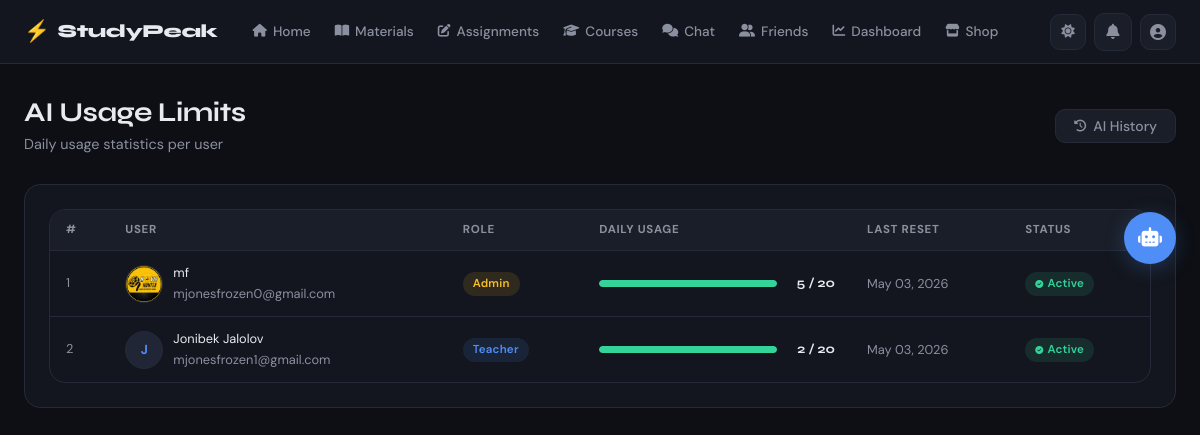
The page /ai/limits/ (signed in) on the database its author committed.
### ai/models.py (models this page shows, shortened)
class AIUsageLimit(models.Model):
    user = models.OneToOneField(UserModel, on_delete=models.CASCADE, related_name='ai_limit')
    daily_count = models.PositiveIntegerField(default=0)
    last_reset_date = models.DateField(null=True, blank=True)

### accounts/models.py (models this page shows, shortened)
class Profile(models.Model):
    ACTIVE = 'active'
    BUSY = 'busy'
    AWAY = 'away'
    OFFLINE = 'offline'
    STATUS_CHOICES = [
        (ACTIVE, 'Active'),
        (BUSY, 'Busy'),
        (AWAY, 'Away'),
        (OFFLINE, 'Offline'),
    ]
    user = models.OneToOneField(UserModel, on_delete=models.CASCADE, related_name='profile')
    avatar = models.ImageField(upload_to='avatars/', null=True, blank=True)
    bio = models.TextField(null=True, blank=True)
    status = models.CharField(max_length=10, choices=STATUS_CHOICES, default=OFFLINE)
    phone = models.CharField(max_length=20, null=True, blank=True)
    coins = models.PositiveIntegerField(default=0)
    post_text = models.TextField(null=True, blank=True)
    created_at = models.DateTimeField(auto_now_add=True)
    updated_at = models.DateTimeField(auto_now=True)

class UserModel(AbstractUser):
    STUDENT = 'student'
    TEACHER = 'teacher'
    ADMIN = 'admin'
    ROLE_CHOICES = [
        (STUDENT, 'Student'),
        (TEACHER, 'Teacher'),
        (ADMIN, 'Admin'),
    ]
    email = models.EmailField(unique=True)
    role = models.CharField(max_length=10, choices=ROLE_CHOICES, default=STUDENT)
    is_verified = models.BooleanField(default=False)
    otp_code = models.CharField(max_length=6, null=True, blank=True)
    otp_created_at = models.DateTimeField(null=True, blank=True)
    reset_token = models.CharField(max_length=100, null=True, blank=True)
    deleted_at = models.DateTimeField(null=True, blank=True)
    REQUIRED_FIELDS = ['email', 'role']
    @property
    def is_admin_role(self):
        return self.role == self.ADMIN

### ai/views.py (the view)
# urls.py: path('limits/', AIUsageLimitListView.as_view(), name='ai_usage_limits'),
class AIUsageLimitListView(SessionLoginRequiredMixin, View):
    def get(self, request):
        user = get_current_user(request)
        if not user.is_admin_role:
            messages.error(request, 'Admin access required.')
            return redirect('home')
        limits = AIUsageLimit.objects.select_related('user').all().order_by('-daily_count')
        return render(request, 'ai/usage_limits.html', {'limits': limits})

### accounts/permissions.py (called while the page is built)
def get_current_user(request):
    user_id = request.session.get('user_id')
    if not user_id:
        return None
    return UserModel.objects.filter(id=user_id).first()

    def dispatch(self, request, *args, **kwargs):
        if not request.session.get('user_id'):
            messages.error(request, 'Please login first!')
            return redirect('login')
        return super().dispatch(request, *args, **kwargs)

### templates/ai/usage_limits.html (shortened to what this page needs)
{% extends 'base.html' %}
{% load static %}
{% block extra_css %}
<link rel="stylesheet" href="{% static 'css/ai.css' %}">
{% endblock %}
{% block content %}
<div class="container">
    <div class="page-header">
        <div>
            <h1 class="page-title">AI Usage Limits</h1>
            <p class="page-subtitle">Daily usage statistics per user</p>
        </div>
        <a href="{% url 'ai_history' %}" class="btn btn-secondary">
            <i class="fa-solid fa-clock-rotate-left"></i> AI History
        </a>
    </div>
    {% if limits %}
    <div class="card">
        <div class="table-wrap">
            <table>
                <thead>
                    <tr>
                        <th>#</th>
                        <th>User</th>
                        <th>Role</th>
                        <th>Daily Usage</th>
                        <th>Last Reset</th>
                        <th>Status</th>
                    </tr>
                </thead>
                <tbody>
                    {% for limit in limits %}
                    <tr>
                        <td class="text-muted text-sm">{{ forloop.counter }}</td>
                        <td>
                            <div class="ai-usage-user">
                                <div class="ai-usage-avatar">
                                    {% if limit.user.profile.avatar %}
                                        <img src="{{ limit.user.profile.avatar.url }}" alt="{{ limit.user.username }}">
                                    {% else %}
                                        <span>{{ limit.user.username|first|upper }}</span>
                                    {% endif %}
                                </div>
                                <div>
                                    <p class="text-sm">{{ limit.user.username }}</p>
                                    <p class="text-sm text-muted">{{ limit.user.email }}</p>
                                </div>
                            </div>
                        </td>
                        <td>
                            <span class="badge
                                {% if limit.user.role == 'teacher' %}badge-blue
                                {% elif limit.user.role == 'admin' %}badge-yellow
                                {% else %}badge-green{% endif %}">
                                {{ limit.user.role|capfirst }}
                            </span>
                        </td>
                        <td>
                            <div class="ai-usage-bar-wrap">
                                <div class="ai-usage-bar">
                                    {% with width=limit.daily_count|default:0 %}
                                    <div
                                        class="ai-usage-bar-fill
                                            {% if limit.daily_count >= 20 %}usage-full
                                            {% elif limit.daily_count >= 15 %}usage-high
                                            {% elif limit.daily_count >= 10 %}usage-mid
                                            {% else %}usage-low{% endif %}"
                                        data-width="{% widthratio limit.daily_count 20 100 %}"
                                    ></div>
                                    {% endwith %}
                                </div>
                                <span class="ai-usage-count text-sm">
                                    {{ limit.daily_count }} / 20
                                </span>
                            </div>
                        </td>
                        <td>
                            <span class="text-sm text-muted">
                                {% if limit.last_reset_date %}
                                    {{ limit.last_reset_date|date:"M d, Y" }}
                                {% else %}
                                    —
                                {% endif %}
                            </span>
                        </td>
                        <td>
                            {% if limit.daily_count >= 20 %}
                            <span class="badge badge-red">
                                <i class="fa-solid fa-lock"></i> Limit reached
                            </span>
                            {% elif limit.daily_count >= 15 %}
                            <span class="badge badge-yellow">
                                <i class="fa-solid fa-triangle-exclamation"></i> Almost full
                            </span>
                            {% else %}
                            <span class="badge badge-green">
                                <i class="fa-solid fa-circle-check"></i> Active
                            </span>
                            {% endif %}
                        </td>
                    </tr>
                    {% endfor %}
                </tbody>
            </table>
        </div>
    </div>
    {% endif %}
</div>
{% endblock %}

### static/css/main.css (style rules this page uses)
:root { --bg: #0d0f14; --bg-2: #13161e; --bg-3: #1a1e28; --bg-4: #212636; --border: #252a38; --border-2: #2e3446; --text: #e8eaf0; --text-2: #8b90a0; --text-3: #555b6e; --accent: #4f8ef7; --accent-hover: #3a7be8; --accent-soft: rgba(79, 142, 247, 0.12); --accent-glow: rgba(79, 142, 247, 0.25); --success: #34d399; --success-soft: rgba(52, 211, 153, 0.12); --danger: #f87171; --danger-soft: rgba(248, 113, 113, 0.12); --warning: #fbbf24; --warning-soft: rgba(251, 191, 36, 0.12); --radius: 10px; --radius-lg: 16px; --radius-xl: 20px; --shadow: 0 4px 24px rgba(0,0,0,0.4); --shadow-sm: 0 2px 8px rgba(0,0,0,0.3); --nav-h: 64px; --font-display: 'Syne', sans-serif; --font-body: 'DM Sans', sans-serif; --transition: 0.2s ease; }
*, *::before, *::after { margin: 0; padding: 0; box-sizing: border-box; }
html { scroll-behavior: smooth; }
body { font-family: var(--font-body); background: var(--bg); color: var(--text); min-height: 100vh; line-height: 1.6; transition: background var(--transition), color var(--transition); -webkit-font-smoothing: antialiased; -moz-osx-font-smoothing: grayscale; }
a { color: inherit; text-decoration: none; }
img { max-width: 100%; height: auto; display: block; }
.container { max-width: 1280px; margin: 0 auto; padding: 32px 24px; }
.page-header { display: flex; align-items: center; justify-content: space-between; margin-bottom: 28px; gap: 16px; flex-wrap: wrap; }
.page-title { font-family: var(--font-display); font-size: 1.7rem; font-weight: 700; color: var(--text); letter-spacing: -0.02em; line-height: 1.2; }
.page-subtitle { font-size: 0.9rem; color: var(--text-2); margin-top: 4px; display: flex; align-items: center; gap: 6px; flex-wrap: wrap; }
.card { background: var(--bg-2); border: 1px solid var(--border); border-radius: var(--radius-lg); padding: 24px; transition: border-color var(--transition); }
.btn { display: inline-flex; align-items: center; gap: 7px; padding: 9px 18px; border-radius: var(--radius); font-family: var(--font-body); font-size: 0.875rem; font-weight: 500; cursor: pointer; border: 1px solid transparent; transition: all var(--transition); white-space: nowrap; line-height: 1; text-decoration: none; user-select: none; }
.btn i { font-size: 0.85em; }
.btn-secondary { background: var(--bg-3); color: var(--text-2); border-color: var(--border); }
.table-wrap { overflow-x: auto; border-radius: var(--radius-lg); border: 1px solid var(--border); }
table { width: 100%; border-collapse: collapse; font-size: 0.875rem; }
thead { background: var(--bg-3); }
th { padding: 11px 16px; text-align: left; font-size: 0.72rem; font-weight: 700; color: var(--text-2); text-transform: uppercase; letter-spacing: 0.06em; white-space: nowrap; border-bottom: 1px solid var(--border); }
td { padding: 12px 16px; border-top: 1px solid var(--border); color: var(--text); vertical-align: middle; }
.badge { display: inline-flex; align-items: center; gap: 4px; padding: 3px 10px; border-radius: 20px; font-size: 0.72rem; font-weight: 600; letter-spacing: 0.02em; white-space: nowrap; }
.badge i { font-size: 0.7em; }
.badge-blue { background: var(--accent-soft); color: var(--accent); }
.badge-green { background: var(--success-soft); color: var(--success); }
.badge-yellow { background: var(--warning-soft); color: var(--warning); }
.text-sm { font-size: 0.8rem !important; }
.text-muted { color: var(--text-2) !important; }

### static/css/ai.css (style rules this page uses)
.ai-usage-user { display: flex; align-items: center; gap: 10px; }
.ai-usage-avatar { width: 38px; height: 38px; border-radius: 50%; background: var(--bg-4); border: 1px solid var(--border); display: flex; align-items: center; justify-content: center; font-size: 0.82rem; font-weight: 700; color: var(--accent); overflow: hidden; flex-shrink: 0; transition: border-color var(--transition); }
.ai-usage-avatar img { width: 100%; height: 100%; object-fit: cover; border-radius: 50%; }
.ai-usage-bar-wrap { display: flex; align-items: center; gap: 10px; min-width: 160px; }
.ai-usage-bar { flex: 1; height: 7px; background: var(--bg-4); border-radius: 20px; overflow: hidden; }
.ai-usage-bar-fill { height: 100%; border-radius: 20px; transition: width 0.5s ease; min-width: 4px; }
.usage-low { background: var(--success); }
.ai-usage-count { font-family: var(--font-display); font-size: 0.85rem; font-weight: 700; color: var(--text); white-space: nowrap; min-width: 48px; text-align: right; }

### rows shown on the page
AIUsageLimit: user.profile.avatar (picture), user.username "mf", user.email "mjonesfrozen0@gmail.com", user.role "Admin", daily_count "5", last_reset_date "May 03, 2026", shows "Active"
AIUsageLimit: user.username|first "J", user.username "Jonibek Jalolov", user.email "mjonesfrozen1@gmail.com", user.role "Teacher", daily_count "2", last_reset_date "May 03, 2026", shows "Active"
